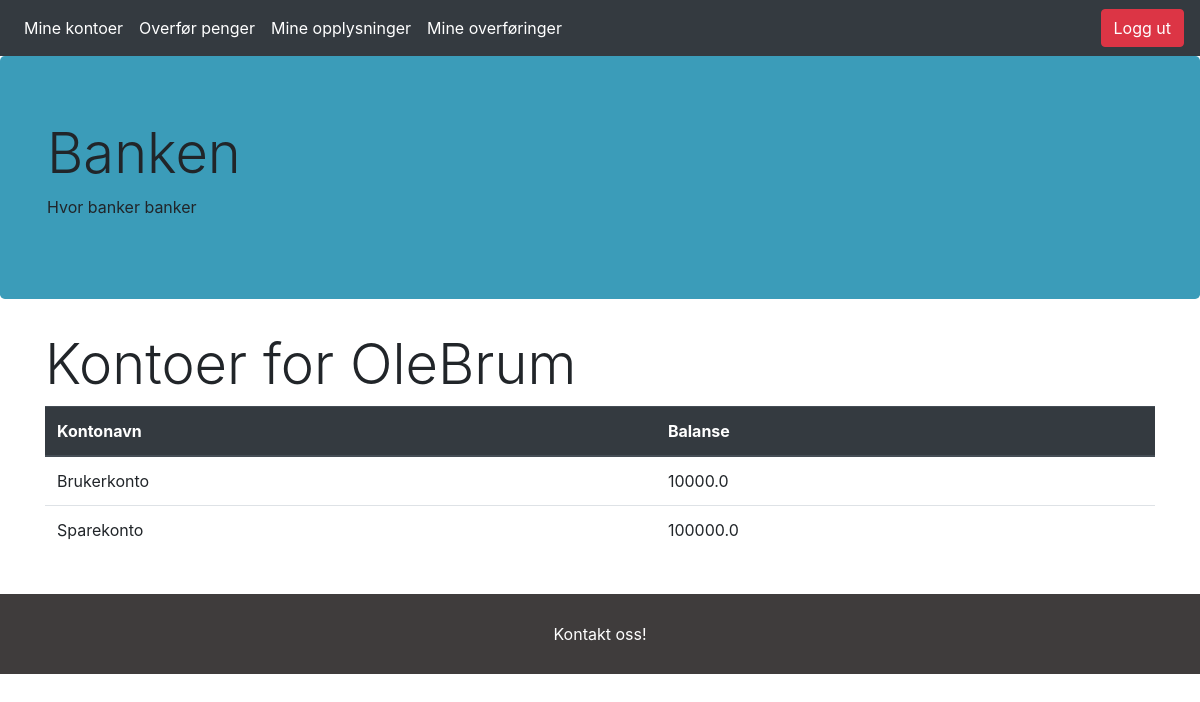
Screenshot of /myaccs (signed in) with the database file from the repository.
### app/models.py (models this page shows, shortened)
class User(db.Model, UserMixin):
    id = db.Column(db.Integer, primary_key=True, nullable=False)
    username = db.Column(db.String(20), unique=True, nullable=False)
    useremail = db.Column(db.String(120), unique=True, nullable=False)
    useraddr = db.Column(db.String(200), nullable=False)
    userpwd = db.Column(db.String(60), nullable=False)
    usertlf = db.Column(db.Integer(), unique=True,  nullable=False)
    accounts = db.relationship('Account',  backref='holder', lazy=True)
    logs = db.relationship('Log', backref='logger', lazy=True)
    confirmed = db.Column(db.Boolean, nullable=False, default=False)
    confirmed_on = db.Column(db.DateTime, nullable=True)
    otp_secret = db.Column(db.String(16))
    confirmed = db.Column(db.Boolean, nullable=False, default=False)
    confirmed_on = db.Column(db.DateTime, nullable=True)

class Account(db.Model):
    id = db.Column(db.Integer, primary_key=True)
    accname = db.Column(db.String(20), nullable=False)
    balance = db.Column(db.Float)
    accuser = db.Column(db.Integer, db.ForeignKey('user.id'), nullable=False)

### app/routes.py (the view)
@app.route("/myaccs")
@login_required
def myaccs():
    return render_template('myaccs.html')

### app/models.py (called while the page is built)
@login_manager.user_loader
def load_user(user_id):
    return User.query.get(int(user_id))

### app/routes.py (called while the page is built)
@app.before_request
def before_request():
    session.permanent = True
    app.permanent_session_lifetime = dt.timedelta(minutes=10)
    session.modified = True

### app/templates/myaccs.html
{%extends 'base.html'%} {% block body %}
<div class="container mx-auto">
    <h1 class="display-4"> Kontoer for {{ current_user.username }} </h1>
    <table class="table">
        <thead class="thead-dark">
            <th>Kontonavn</th>
            <th>Balanse</th>
        </thead>
        {%for acc in current_user.accounts if current_user.accounts%}
        <tr>
            <td>{{ acc.accname}}</td>
            <td>{{ acc.balance }}</td>
        </tr>
        {% endfor %}
    </table>
</div>
{% endblock %}

### app/templates/base.html (shortened to what this page needs)
<!DOCTYPE html>
<html lang="en" dir="ltr">
<head>
    <link rel="stylesheet" href="https://stackpath.bootstrapcdn.com/bootstrap/4.5.2/css/bootstrap.min.css">
    <link rel="stylesheet" href="{{url_for('static' , filename = 'css/style.css')}}">
</head>
<body>
    <header>
        <nav class="navbar navbar-expand-md navbar-dark navbar-top bg-dark">
            <div class="collapse navbar-collapse">
                <ul class="navbar-nav mr-auto">
                    {% if current_user.is_authenticated %}
                    <li class="nav-item active">
                        <a class="nav-link" href="{{url_for('myaccs')}}"> Mine kontoer </a>
                    </li>
                    <li class="nav-item active">
                        <a class="nav-link" href="{{url_for('transaction')}}"> Overfør penger </a>
                    </li>
                    <li class="nav-item active">
                        <a class="nav-link" href="{{url_for('account')}}"> Mine opplysninger </a>
                    </li>
                    <li class="nav-item active">
                        <a class="nav-link" href="{{url_for('logs')}}"> Mine overføringer </a>
                    </li>
                    {% endif %}
                </ul>
            </div>
            <div class="form-inline mt-2 mt-md-0">
                {% if current_user.is_authenticated %}
                <a href="{{url_for('logout')}}" class="btn btn-danger">Logg ut</a> {% else %}
                <a href="{{url_for('login')}}" class="btn btn-success">Logg inn</a> {% endif %}
            </div>
        </nav>
    </header>
    <div class="jumbotron">
        <div class="container">
            <h1 class="display-4">Banken</h1>
            <p>Hvor banker banker</p>
        </div>
    </div>
     {% block body %} {% endblock %}
    <br>
    <div class="footer">
        <a class="nav-link" href="{{url_for('kontakt')}}" style=color:inherit;> Kontakt oss! </a>
    </div>
</body>
</html>

### app/static/css/style.css (style rules this page uses)
ul { list-style-type: none; margin: 0; padding: 0; overflow: hidden; position: -webkit-sticky; position: sticky; top: 0; }
.footer { position: fixed; left: 0; bottom: 0; width: 100%; background-color: red; color: white; text-align: center; }

### app/templates/base.html (style rules this page uses)
.footer { position: relative; left: 0; bottom: 0; width: 100%; background-color: rgb(63, 60, 60); color: white; text-align: center; height: 80px; clear: both; padding-top: 20px; }
.jumbotron { background: rgb(59, 156, 185); }

### rows the page displays
User: username "OleBrum"
Account: accname "Brukerkonto", balance "10000.0"
Account: accname "Sparekonto", balance "100000.0"
